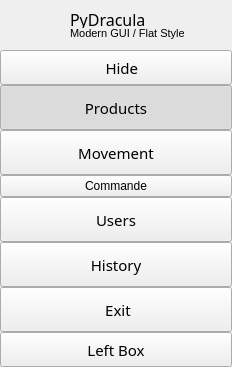
        <widget class="QFrame" name="leftMenuBg">
         <property name="minimumSize">
          <size>
           <width>232</width>
           <height>0</height>
          </size>
         </property>
         <property name="maximumSize">
          <size>
           <width>60</width>
           <height>16777215</height>
          </size>
         </property>
         <property name="frameShape">
          <enum>QFrame::NoFrame</enum>
         </property>
         <property name="frameShadow">
          <enum>QFrame::Raised</enum>
         </property>
         <layout class="QVBoxLayout" name="verticalLayout_6">
          <property name="spacing">
           <number>0</number>
          </property>
          <property name="leftMargin">
           <number>0</number>
          </property>
          <property name="topMargin">
           <number>0</number>
          </property>
          <property name="rightMargin">
           <number>0</number>
          </property>
          <property name="bottomMargin">
           <number>0</number>
          </property>
          <item>
           <widget class="QFrame" name="topLogoInfo">
            <property name="minimumSize">
             <size>
              <width>0</width>
              <height>50</height>
             </size>
            </property>
            <property name="maximumSize">
             <size>
              <width>16777215</width>
              <height>50</height>
             </size>
            </property>
            <property name="frameShape">
             <enum>QFrame::NoFrame</enum>
            </property>
            <property name="frameShadow">
             <enum>QFrame::Raised</enum>
            </property>
            <widget class="QFrame" name="topLogo">
             <property name="geometry">
              <rect>
               <x>10</x>
               <y>5</y>
               <width>42</width>
               <height>42</height>
              </rect>
             </property>
             <property name="minimumSize">
              <size>
               <width>42</width>
               <height>42</height>
              </size>
             </property>
             <property name="maximumSize">
              <size>
               <width>42</width>
               <height>42</height>
              </size>
             </property>
             <property name="frameShape">
              <enum>QFrame::NoFrame</enum>
             </property>
             <property name="frameShadow">
              <enum>QFrame::Raised</enum>
             </property>
            </widget>
            <widget class="QLabel" name="labelUsername">
             <property name="geometry">
              <rect>
               <x>70</x>
               <y>8</y>
               <width>160</width>
               <height>20</height>
              </rect>
             </property>
             <property name="font">
              <font>
               <family>Segoe UI Semibold</family>
               <pointsize>12</pointsize>
               <weight>8</weight>
               <italic>false</italic>
               <bold>false</bold>
              </font>
             </property>
             <property name="text">
              <string>PyDracula</string>
             </property>
             <property name="alignment">
              <set>Qt::AlignLeading|Qt::AlignLeft|Qt::AlignTop</set>
             </property>
            </widget>
            <widget class="QLabel" name="labelUserGroupe">
             <property name="geometry">
              <rect>
               <x>70</x>
               <y>27</y>
               <width>160</width>
               <height>16</height>
              </rect>
             </property>
             <property name="maximumSize">
              <size>
               <width>16777215</width>
               <height>16</height>
              </size>
             </property>
             <property name="font">
              <font>
               <family>Segoe UI</family>
               <pointsize>8</pointsize>
               <weight>50</weight>
               <italic>false</italic>
               <bold>false</bold>
              </font>
             </property>
             <property name="text">
              <string>Modern GUI / Flat Style</string>
             </property>
             <property name="alignment">
              <set>Qt::AlignLeading|Qt::AlignLeft|Qt::AlignTop</set>
             </property>
            </widget>
           </widget>
          </item>
          <item>
           <widget class="QFrame" name="leftMenuFrame">
            <property name="frameShape">
             <enum>QFrame::NoFrame</enum>
            </property>
            <property name="frameShadow">
             <enum>QFrame::Raised</enum>
            </property>
            <layout class="QVBoxLayout" name="verticalMenuLayout">
             <property name="spacing">
              <number>0</number>
             </property>
             <property name="leftMargin">
              <number>0</number>
             </property>
             <property name="topMargin">
              <number>0</number>
             </property>
             <property name="rightMargin">
              <number>0</number>
             </property>
             <property name="bottomMargin">
              <number>0</number>
             </property>
             <item>
              <widget class="QFrame" name="toggleBox">
               <property name="maximumSize">
                <size>
                 <width>16777215</width>
                 <height>45</height>
                </size>
               </property>
               <property name="frameShape">
                <enum>QFrame::NoFrame</enum>
               </property>
               <property name="frameShadow">
                <enum>QFrame::Raised</enum>
               </property>
               <layout class="QVBoxLayout" name="verticalLayout_7">
                <property name="spacing">
                 <number>0</number>
                </property>
                <property name="leftMargin">
                 <number>0</number>
                </property>
                <property name="topMargin">
                 <number>0</number>
                </property>
                <property name="rightMargin">
                 <number>0</number>
                </property>
                <property name="bottomMargin">
                 <number>0</number>
                </property>
                <item>
                 <widget class="QPushButton" name="toggleMenuButton">
                  <property name="sizePolicy">
                   <sizepolicy hsizetype="Expanding" vsizetype="Fixed">
                    <horstretch>0</horstretch>
                    <verstretch>0</verstretch>
                   </sizepolicy>
                  </property>
                  <property name="minimumSize">
                   <size>
                    <width>109</width>
                    <height>35</height>
                   </size>
                  </property>
                  <property name="font">
                   <font>
                    <family>Monaco</family>
                    <pointsize>11</pointsize>
                    <weight>50</weight>
                    <italic>false</italic>
                    <bold>false</bold>
                   </font>
                  </property>
                  <property name="cursor">
                   <cursorShape>PointingHandCursor</cursorShape>
                  </property>
                  <property name="layoutDirection">
                   <enum>Qt::LeftToRight</enum>
                  </property>
                  <property name="styleSheet">
                   <string notr="true">background-image: url(:/icons/icons/icon_menu.png);</string>
                  </property>
                  <property name="text">
                   <string>   Hide</string>
                  </property>
                  <property name="icon">
                   <iconset resource="../resource.qrc">
                    <normaloff>:/icons/icons/cil-x.png</normaloff>:/icons/icons/cil-x.png</iconset>
                  </property>
                  <property name="iconSize">
                   <size>
                    <width>20</width>
                    <height>20</height>
                   </size>
                  </property>
                  <property name="checkable">
                   <bool>false</bool>
                  </property>
                 </widget>
                </item>
               </layout>
              </widget>
             </item>
             <item alignment="Qt::AlignTop">
              <widget class="QFrame" name="topMenu">
               <property name="frameShape">
                <enum>QFrame::NoFrame</enum>
               </property>
               <property name="frameShadow">
                <enum>QFrame::Raised</enum>
               </property>
               <layout class="QVBoxLayout" name="verticalLayout_8">
                <property name="spacing">
                 <number>0</number>
                </property>
                <property name="leftMargin">
                 <number>0</number>
                </property>
                <property name="topMargin">
                 <number>0</number>
                </property>
                <property name="rightMargin">
                 <number>0</number>
                </property>
                <property name="bottomMargin">
                 <number>0</number>
                </property>
                <item>
                 <widget class="QPushButton" name="buttonMagasinPage">
                  <property name="sizePolicy">
                   <sizepolicy hsizetype="Expanding" vsizetype="Fixed">
                    <horstretch>0</horstretch>
                    <verstretch>0</verstretch>
                   </sizepolicy>
                  </property>
                  <property name="minimumSize">
                   <size>
                    <width>111</width>
                    <height>45</height>
                   </size>
                  </property>
                  <property name="font">
                   <font>
                    <family>Monaco</family>
                    <pointsize>11</pointsize>
                    <weight>50</weight>
                    <italic>false</italic>
                    <bold>false</bold>
                   </font>
                  </property>
                  <property name="cursor">
                   <cursorShape>PointingHandCursor</cursorShape>
                  </property>
                  <property name="toolTip">
                   <string>Liste des Produits</string>
                  </property>
                  <property name="statusTip">
                   <string>Articles</string>
                  </property>
                  <property name="layoutDirection">
                   <enum>Qt::LeftToRight</enum>
                  </property>
                  <property name="styleSheet">
                   <string notr="true">background-image: url(:/icons/icons/box.png);</string>
                  </property>
                  <property name="text">
                   <string>Products</string>
                  </property>
                  <property name="icon">
                   <iconset resource="../resource.qrc">
                    <normaloff>:/icons/icons/box-medium.png</normaloff>:/icons/icons/box-medium.png</iconset>
                  </property>
                  <property name="iconSize">
                   <size>
                    <width>27</width>
                    <height>20</height>
                   </size>
                  </property>
                  <property name="checkable">
                   <bool>true</bool>
                  </property>
                  <property name="checked">
                   <bool>true</bool>
                  </property>
                 </widget>
                </item>
                <item>
                 <widget class="QPushButton" name="buttonMovementPage">
                  <property name="enabled">
                   <bool>true</bool>
                  </property>
                  <property name="sizePolicy">
                   <sizepolicy hsizetype="Expanding" vsizetype="Fixed">
                    <horstretch>0</horstretch>
                    <verstretch>0</verstretch>
                   </sizepolicy>
                  </property>
                  <property name="minimumSize">
                   <size>
                    <width>111</width>
                    <height>45</height>
                   </size>
                  </property>
                  <property name="font">
                   <font>
                    <family>Monaco</family>
                    <pointsize>11</pointsize>
                    <weight>50</weight>
                    <italic>false</italic>
                    <bold>false</bold>
                   </font>
                  </property>
                  <property name="cursor">
                   <cursorShape>PointingHandCursor</cursorShape>
                  </property>
                  <property name="toolTip">
                   <string>Liste des Movementes</string>
                  </property>
                  <property name="statusTip">
                   <string>Movements</string>
                  </property>
                  <property name="layoutDirection">
                   <enum>Qt::LeftToRight</enum>
                  </property>
                  <property name="styleSheet">
                   <string notr="true">background-image: url(:/icons/icons/arrow-retweet.png);</string>
                  </property>
                  <property name="text">
                   <string>Movement</string>
                  </property>
                  <property name="icon">
                   <iconset resource="../resource.qrc">
                    <normaloff>:/icons/icons/arrow-retweet.png</normaloff>:/icons/icons/arrow-retweet.png</iconset>
                  </property>
                  <property name="iconSize">
                   <size>
                    <width>25</width>
                    <height>25</height>
                   </size>
                  </property>
                  <property name="checkable">
                   <bool>true</bool>
                  </property>
                 </widget>
                </item>
                <item>
                 <widget class="QPushButton" name="buttonCommandePage">
                  <property name="cursor">
                   <cursorShape>PointingHandCursor</cursorShape>
                  </property>
                  <property name="toolTip">
                   <string>Liste des Commandes</string>
                  </property>
                  <property name="statusTip">
                   <string>Commande</string>
                  </property>
                  <property name="styleSheet">
                   <string notr="true">background-image: url(:/icons/icons/cil-truck.png);</string>
                  </property>
                  <property name="text">
                   <string>Commande</string>
                  </property>
                  <property name="icon">
                   <iconset resource="../resource.qrc">
                    <normaloff>:/icons/icons/cil-truck.png</normaloff>:/icons/icons/cil-truck.png</iconset>
                  </property>
                  <property name="iconSize">
                   <size>
                    <width>25</width>
                    <height>25</height>
                   </size>
                  </property>
                  <property name="checkable">
                   <bool>true</bool>
                  </property>
                  <property name="checked">
                   <bool>false</bool>
                  </property>
                 </widget>
                </item>
                <item>
                 <widget class="QPushButton" name="buttonUsersPage">
                  <property name="sizePolicy">
                   <sizepolicy hsizetype="Expanding" vsizetype="Fixed">
                    <horstretch>0</horstretch>
                    <verstretch>0</verstretch>
                   </sizepolicy>
                  </property>
                  <property name="minimumSize">
                   <size>
                    <width>111</width>
                    <height>45</height>
                   </size>
                  </property>
                  <property name="font">
                   <font>
                    <family>Monaco</family>
                    <pointsize>11</pointsize>
                    <weight>50</weight>
                    <italic>false</italic>
                    <bold>false</bold>
                   </font>
                  </property>
                  <property name="cursor">
                   <cursorShape>PointingHandCursor</cursorShape>
                  </property>
                  <property name="toolTip">
                   <string>&lt;html&gt;&lt;head/&gt;&lt;body&gt;&lt;p&gt;Liste des Utilisateur&lt;/p&gt;&lt;/body&gt;&lt;/html&gt;</string>
                  </property>
                  <property name="statusTip">
                   <string/>
                  </property>
                  <property name="layoutDirection">
                   <enum>Qt::LeftToRight</enum>
                  </property>
                  <property name="styleSheet">
                   <string notr="true">background-image: url(:/icons/icons/cil-user.png);</string>
                  </property>
                  <property name="text">
                   <string>Users</string>
                  </property>
                  <property name="icon">
                   <iconset resource="../resource.qrc">
                    <normaloff>:/icons/icons/cil-user.png</normaloff>:/icons/icons/cil-user.png</iconset>
                  </property>
                  <property name="iconSize">
                   <size>
                    <width>25</width>
                    <height>25</height>
                   </size>
                  </property>
                  <property name="checkable">
                   <bool>true</bool>
                  </property>
                 </widget>
                </item>
                <item>
                 <widget class="QPushButton" name="buttonHistoryPage">
                  <property name="sizePolicy">
                   <sizepolicy hsizetype="Expanding" vsizetype="Fixed">
                    <horstretch>0</horstretch>
                    <verstretch>0</verstretch>
                   </sizepolicy>
                  </property>
                  <property name="minimumSize">
                   <size>
                    <width>111</width>
                    <height>45</height>
                   </size>
                  </property>
                  <property name="font">
                   <font>
                    <family>Monaco</family>
                    <pointsize>11</pointsize>
                    <weight>50</weight>
                    <italic>false</italic>
                    <bold>false</bold>
                   </font>
                  </property>
                  <property name="cursor">
                   <cursorShape>PointingHandCursor</cursorShape>
                  </property>
                  <property name="toolTip">
                   <string>Historique des Articles</string>
                  </property>
                  <property name="statusTip">
                   <string/>
                  </property>
                  <property name="layoutDirection">
                   <enum>Qt::LeftToRight</enum>
                  </property>
                  <property name="styleSheet">
                   <string notr="true">background-image: url(:/icons/icons/clock-history.png);</string>
                  </property>
                  <property name="text">
                   <string>History</string>
                  </property>
                  <property name="icon">
                   <iconset resource="../resource.qrc">
                    <normaloff>:/icons/icons/clock-history.png</normaloff>:/icons/icons/clock-history.png</iconset>
                  </property>
                  <property name="iconSize">
                   <size>
                    <width>25</width>
                    <height>25</height>
                   </size>
                  </property>
                  <property name="checkable">
                   <bool>true</bool>
                  </property>
                  <property name="checked">
                   <bool>false</bool>
                  </property>
                 </widget>
                </item>
                <item>
                 <widget class="QPushButton" name="buttonExitPage">
                  <property name="sizePolicy">
                   <sizepolicy hsizetype="Expanding" vsizetype="Fixed">
                    <horstretch>0</horstretch>
                    <verstretch>0</verstretch>
                   </sizepolicy>
                  </property>
                  <property name="minimumSize">
                   <size>
                    <width>111</width>
                    <height>45</height>
                   </size>
                  </property>
                  <property name="font">
                   <font>
                    <family>Monaco</family>
                    <pointsize>11</pointsize>
                    <weight>50</weight>
                    <italic>false</italic>
                    <bold>false</bold>
                   </font>
                  </property>
                  <property name="cursor">
                   <cursorShape>PointingHandCursor</cursorShape>
                  </property>
                  <property name="toolTip">
                   <string>Close Application</string>
                  </property>
                  <property name="layoutDirection">
                   <enum>Qt::LeftToRight</enum>
                  </property>
                  <property name="styleSheet">
                   <string notr="true">background-image: url(:/icons/icons/icon_close.png);</string>
                  </property>
                  <property name="text">
                   <string> Exit</string>
                  </property>
                  <property name="icon">
                   <iconset resource="../resource.qrc">
                    <normaloff>:/icons/icons/icon_close.png</normaloff>:/icons/icons/icon_close.png</iconset>
                  </property>
                  <property name="iconSize">
                   <size>
                    <width>20</width>
                    <height>20</height>
                   </size>
                  </property>
                 </widget>
                </item>
               </layout>
              </widget>
             </item>
             <item alignment="Qt::AlignBottom">
              <widget class="QFrame" name="bottomMenu">
               <property name="frameShape">
                <enum>QFrame::NoFrame</enum>
               </property>
               <property name="frameShadow">
                <enum>QFrame::Raised</enum>
               </property>
               <layout class="QVBoxLayout" name="verticalLayout_9">
                <property name="spacing">
                 <number>0</number>
                </property>
                <property name="leftMargin">
                 <number>0</number>
                </property>
                <property name="topMargin">
                 <number>0</number>
                </property>
                <property name="rightMargin">
                 <number>0</number>
                </property>
                <property name="bottomMargin">
                 <number>0</number>
                </property>
                <item>
                 <widget class="QPushButton" name="toggleLeftBox">
                  <property name="sizePolicy">
                   <sizepolicy hsizetype="Expanding" vsizetype="Fixed">
                    <horstretch>0</horstretch>
                    <verstretch>0</verstretch>
                   </sizepolicy>
                  </property>
                  <property name="minimumSize">
                   <size>
                    <width>109</width>
                    <height>35</height>
                   </size>
                  </property>
                  <property name="font">
                   <font>
                    <family>Monaco</family>
                    <pointsize>11</pointsize>
                    <weight>50</weight>
                    <italic>false</italic>
                    <bold>false</bold>
                   </font>
                  </property>
                  <property name="cursor">
                   <cursorShape>PointingHandCursor</cursorShape>
                  </property>
                  <property name="layoutDirection">
                   <enum>Qt::LeftToRight</enum>
                  </property>
                  <property name="styleSheet">
                   <string notr="true">background-image: url(:/icons/icons/icon_settings.png);</string>
                  </property>
                  <property name="text">
                   <string>Left Box</string>
                  </property>
                  <property name="icon">
                   <iconset resource="../resource.qrc">
                    <normaloff>:/icons/icons/icon_settings.png</normaloff>:/icons/icons/icon_settings.png</iconset>
                  </property>
                 </widget>
                </item>
               </layout>
              </widget>
             </item>
            </layout>
           </widget>
          </item>
         </layout>
        </widget>
